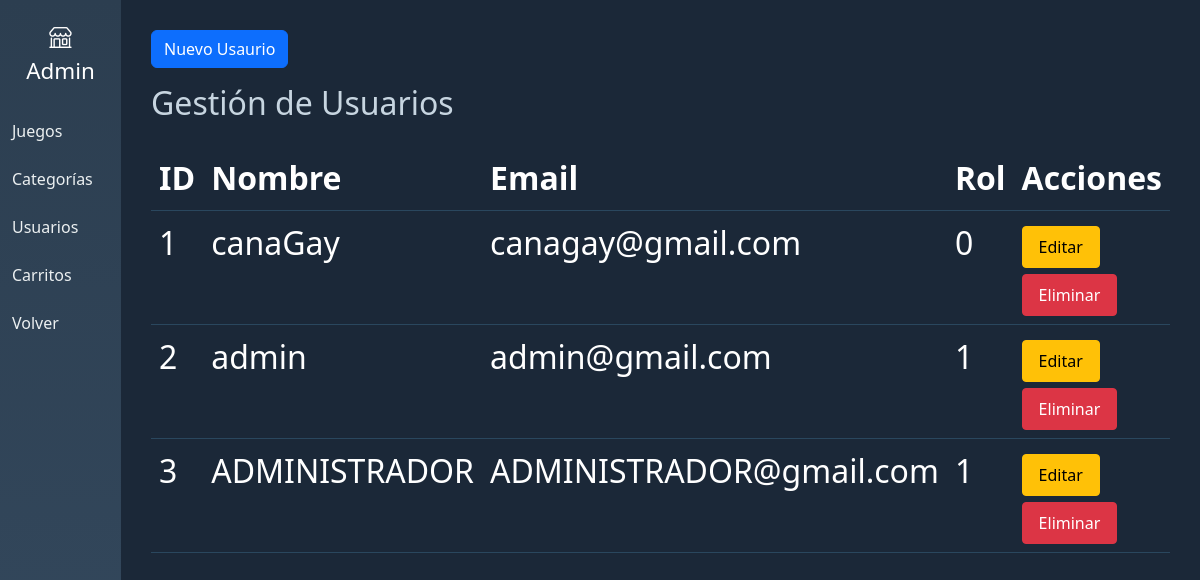
The app's page /panel/cuerpos/usuarios.php (signed in), older data.
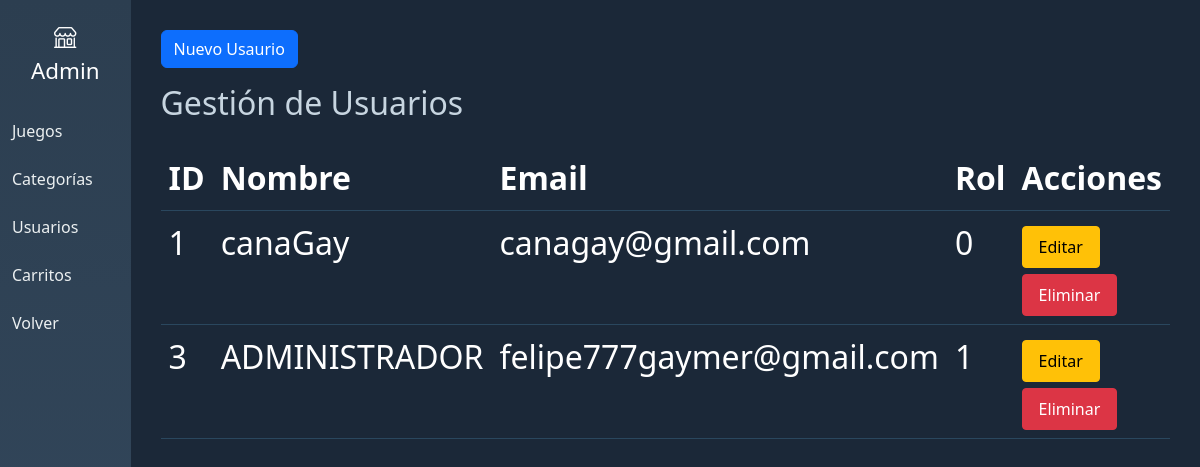
The same page, newer data.
### tables this page shows
CREATE TABLE `usuarios` (
  `id_usuario` int(11) NOT NULL,
  `nombre` varchar(100) NOT NULL,
  `email` varchar(100) NOT NULL,
  `password` varchar(255) NOT NULL,
  `foto` varchar(255) DEFAULT NULL,
  `nivel` int(11) DEFAULT 1,
  `estado` enum('activo','bloqueado') DEFAULT 'activo',
  `id_rol` int(11) DEFAULT NULL,
  `fecha_registro` datetime DEFAULT current_timestamp()
);

### panel/db/conexion.php (called while the page is built)
<?php
    include_once("consultas.php");
    $db = new Tienda("localhost",3306,"tfg_videoclub","root","");
?>

### panel/db/consultas.php (called while the page is built, shortened)
<?php
class Tienda
{
	private $pdo;
	public function __construct($host, $port, $db, $user, $pass)
	{
		$this->pdo = new PDO("mysql:host=" . $host . ";port=" . $port . ";dbname=" . $db, $user, $pass);
	}
	public function listarUsuarios()
	{
		$sentencia = "SELECT * FROM usuarios";
		$ejecucion = $this->pdo->prepare($sentencia);
		$ejecucion->execute();
		$registros = $ejecucion->fetchAll(PDO::FETCH_ASSOC);
		return $registros;
	}
}
?>

### panel/cuerpos/usuarios.php (the view, shortened to what this page needs)
<?php
  include_once("PanelIndex.php");
  $listarUsuario=$db->listarUsuarios();
?>
<a href="../crear/crear_Usuarios.php"><button class="btn btn-primary mb-3">Nuevo Usaurio</button></a>
<table class="table">
<h2>Gestión de Usuarios</h2>
<table class="table">
<tr><th>ID</th><th>Nombre</th><th>Email</th><th>Rol</th><th>Acciones</th></tr>
<?php
    foreach($listarUsuario as $usuario){
  ?>
<tr id="fila-<?= $usuario["id_usuario"] ?>">
<td><?=$usuario["id_usuario"]?></td><td><?=$usuario["nombre"]?></td><td><?=$usuario["email"]?></td><td><?=$usuario["id_rol"]?></td>
<td><a href="../editar/editar_usuario.php?modificar=<?= $usuario["id_usuario"]?>"><button class="btn btn-sm btn-warning">Editar</button></a>
<button class="btn btn-sm btn-danger" onclick="EliminarUsuario(<?= $usuario['id_usuario'] ?>)">Eliminar</button></td>
</tr>
<?php
    }
?>
</table>
</main>
</div>
</body>
</html>

Row changes from the older to the newer data that the page shows:
removed usuarios: id_usuario "2", nombre "admin", email "admin@gmail.com", id_rol "1"
changed usuarios "ADMINISTRADOR": email "ADMINISTRADOR@gmail.com" → "felipe777gaymer@gmail.com"
